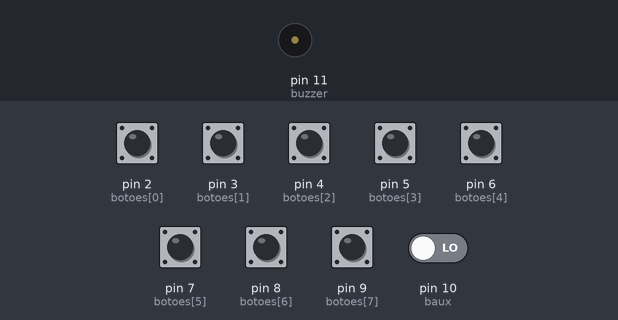
This sketch was run on a simulated Arduino Uno, built with avr-gcc and run on an emulated ATmega328P. Parts: buzzer (waves = sounding). The test bench sets the inputs (shaded band); at power-on: pin 2 (botoes[0]), pin 3 (botoes[1]), pin 4 (botoes[2]), pin 5 (botoes[3]), pin 6 (botoes[4]), pin 7 (botoes[5]), pin 8 (botoes[6]), pin 9 (botoes[7]), pin 10 (baux) LOW.

Above: at 1.2 s.
1.3 s: pin 2 (botoes[0]) pulled HIGH for 0.15 s
At 1.4 s:
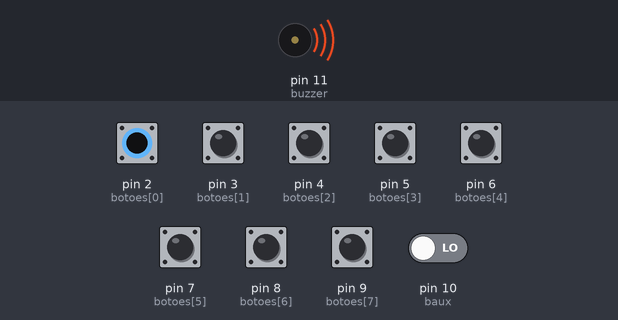
Timing chart, 0 to 4.3 s (numbered marks = the images above; inputs shaded):
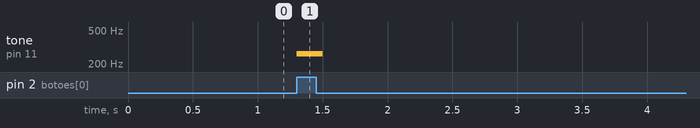

The sketch:

pianoRobotico.ino
```cpp
#define _do   262
#define _re   294
#define _mi   330
#define _fa   349
#define _sol  392
#define _la   440
#define _si   494
#define _do2  523
#define _re2  587
#define _mi2  659
#define _fa2  698
#define _sol2 783
#define _la2  880
#define _si2  987
#define _do3  1023

#define   b1  2
#define   b2  3
#define   b3  4
#define   b4  5
#define   b5  6
#define   b6  7
#define   b7  8
#define   b8  9

#define baux  10

int buzzer = 11;
int aux = 0;

int botoes[8] = {2, 3, 4, 5, 6, 7, 8, 9};

int melodias[2][8]{
  {_do , _re , _mi , _fa , _sol , _la , _si , _do2},
  {_do2, _re2, _mi2, _fa2, _sol2, _la2, _si2, _do3}
};

void setup(){
    pinMode(baux, INPUT);
  for(int i = 0; i < 8; i++){
    pinMode(botoes[i], INPUT);
  }
  Serial.begin(9600);
}

void loop(){
   if(digitalRead(baux) == HIGH){
    while(digitalRead(baux) == HIGH){
      for(int i = 0; i < 8; i++){
        if(digitalRead(botoes[i]) == HIGH){
          tone(buzzer, melodias[1][i], 50);
        }
      }
    }
  }
  else{
    for(int i = 0; i < 8; i++){
      while(digitalRead(botoes[i]) == HIGH){
        if(digitalRead(botoes[i]) == HIGH){
          tone(buzzer, melodias[0][i], 50);
        }
      }
    }
  }
}
```

Measured:
- after the input at 1.3 s, tone on pin 11 (buzzer): silent → 262 Hz at once, → silent 0.20 s later
